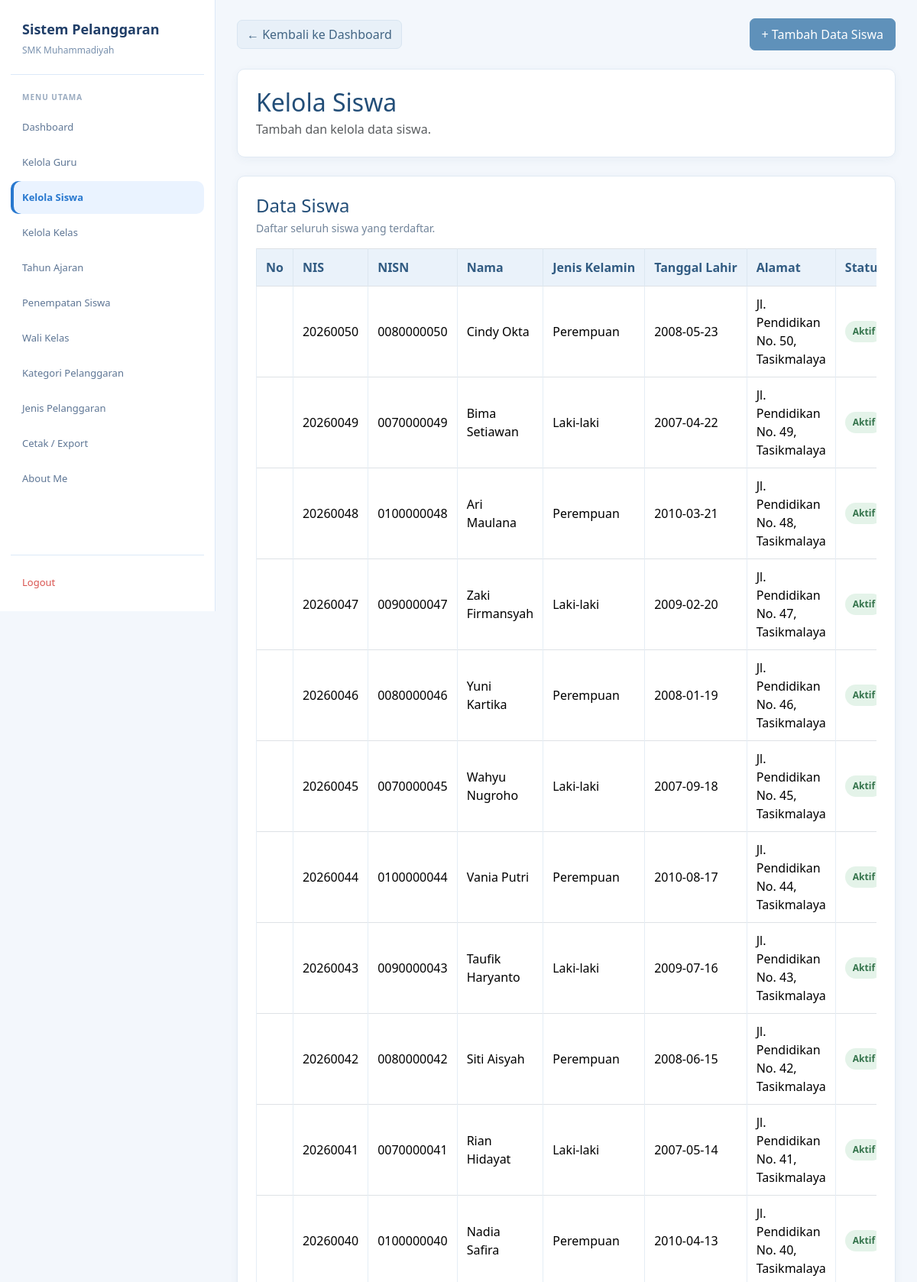
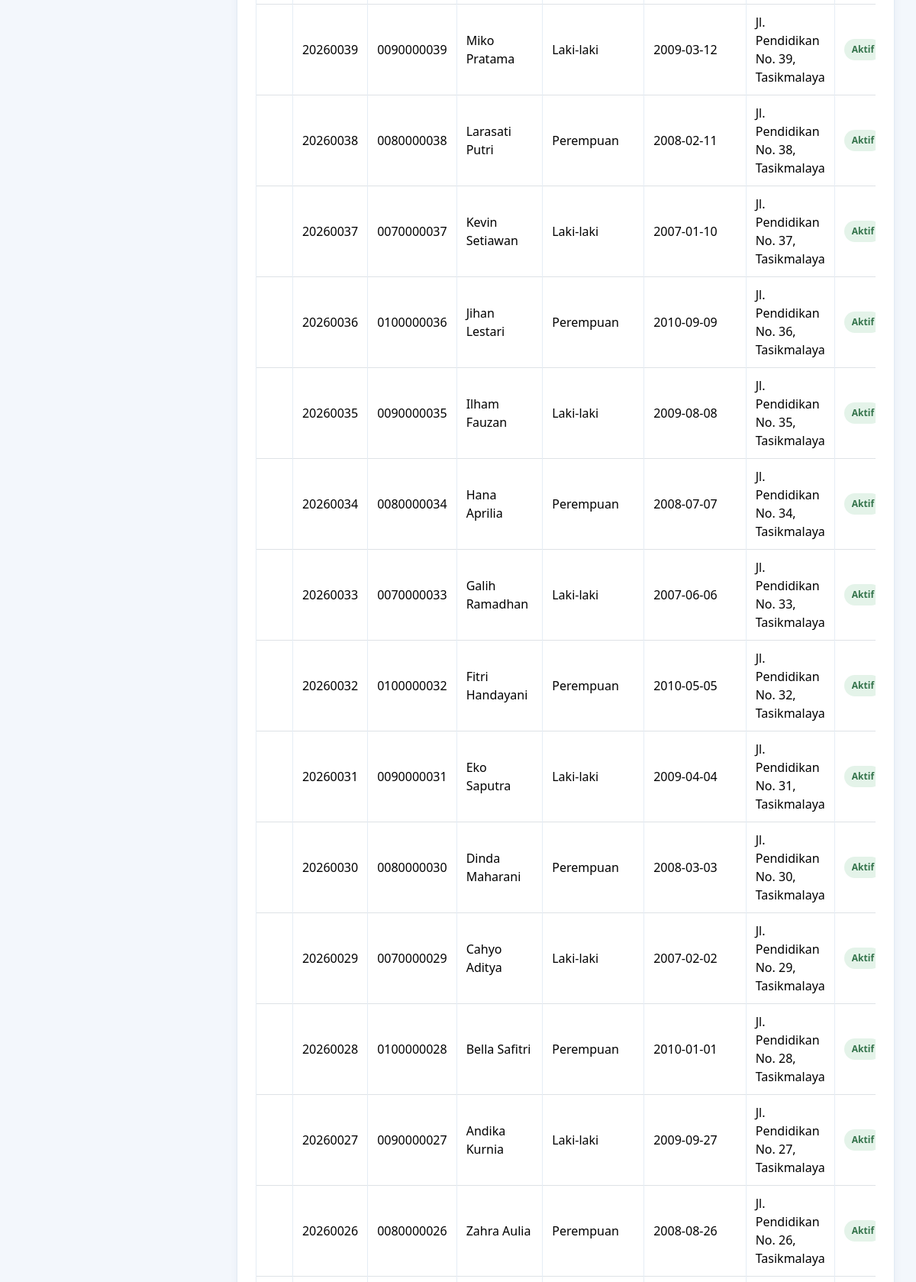
Screenshot of /admin/siswa.php (signed in, upper part) with the database file from the repository (2 pictures, top to bottom).
### tables this page shows
CREATE TABLE `t_siswa` (
  `id` int(11) NOT NULL,
  `nis` varchar(30) NOT NULL,
  `nisn` varchar(20) NOT NULL,
  `nama` varchar(150) NOT NULL,
  `jenis_kelamin` char(1) NOT NULL,
  `tanggal_lahir` date NOT NULL,
  `alamat` text NOT NULL,
  `status_aktif` tinyint(1) NOT NULL,
  `created_at` timestamp NULL DEFAULT current_timestamp(),
  `update_at` timestamp NULL DEFAULT current_timestamp()
);

### admin/siswa.php (the view, shortened to what this page needs)
<?php
include "../config/koneksi.php";
function e($value): string
{
    return htmlspecialchars((string)($value ?? ''), ENT_QUOTES, 'UTF-8');
}
$tampilkan_form = false;
$query = mysqli_query(
    $koneksi,
    "SELECT * FROM t_siswa ORDER BY id DESC"
);
?>
<!DOCTYPE html>
<html lang="id">
<head>
    <link
        href="https://cdn.jsdelivr.net/npm/bootstrap@5.3.8/dist/css/bootstrap.min.css"
        rel="stylesheet">
    <link
        href="https://cdn.datatables.net/2.3.4/css/dataTables.bootstrap5.min.css"
        rel="stylesheet">
</head>
<body>
<aside class="sidebar">
    <div class="brand">
        <div class="brand-title">Sistem Pelanggaran</div>
        <div class="brand-subtitle">SMK Muhammadiyah</div>
    </div>
    <div class="menu-title">Menu Utama</div>
    <nav class="menu">
        <a href="../dashboard.php" class="menu-link">Dashboard</a>
        <a href="guru.php" class="menu-link">Kelola Guru</a>
        <a href="siswa.php" class="menu-link active">Kelola Siswa</a>
        <a href="kelas.php" class="menu-link">Kelola Kelas</a>
        <a href="tahun_ajaran.php" class="menu-link">Tahun Ajaran</a>
        <a href="penempatan_siswa.php" class="menu-link">Penempatan Siswa</a>
        <a href="wali_kelas.php" class="menu-link">Wali Kelas</a>
        <a href="kategori_pelanggaran.php" class="menu-link">Kategori Pelanggaran</a>
        <a href="jenis_pelanggaran.php" class="menu-link">Jenis Pelanggaran</a>
        <a href="cetak_export.php" class="menu-link">Cetak / Export</a>
        <a href="../about.php" class="menu-link">About Me</a>
    </nav>
    <div class="logout">
        <a href="../logout.php" class="menu-link">Logout</a>
    </div>
</aside>
<main class="main">
    <div class="container py-4">
        <div class="d-flex flex-wrap justify-content-between align-items-center gap-2 mb-4">
            <a href="../dashboard.php" class="btn btn-secondary">
                &larr; Kembali ke Dashboard
            </a>
            <button
                type="button"
                class="btn btn-primary"
                id="btnToggleSiswa"
                aria-expanded="<?= $tampilkan_form ? 'true' : 'false'; ?>"
                aria-controls="formTambahSiswa">
                + Tambah Data Siswa
            </button>
        </div>
        <div class="card mb-4">
            <div class="card-body">
                <h2 class="judul mb-1">Kelola Siswa</h2>
                <p class="text-muted mb-0">
                    Tambah dan kelola data siswa.
                </p>
            </div>
        </div>
        <div class="card">
            <div class="card-body">
                <h4 class="mb-1">Data Siswa</h4>
                <p class="keterangan mb-3">
                    Daftar seluruh siswa yang terdaftar.
                </p>
                <div class="table-responsive">
                    <table
                        id="tabelSiswa"
                        class="table table-bordered table-hover align-middle w-100">
                        <thead>
                            <tr>
                                <th style="width: 60px;">No</th>
                                <th>NIS</th>
                                <th>NISN</th>
                                <th>Nama</th>
                                <th>Jenis Kelamin</th>
                                <th>Tanggal Lahir</th>
                                <th>Alamat</th>
                                <th>Status</th>
                            </tr>
                        </thead>
                        <tbody>
                        <?php if ($query && mysqli_num_rows($query) > 0): ?>
                            <?php while ($siswa = mysqli_fetch_assoc($query)): ?>
                                <tr>
                                    <td></td>
                                    <td><?= e($siswa['nis']); ?></td>
                                    <td><?= e($siswa['nisn']); ?></td>
                                    <td><?= e($siswa['nama']); ?></td>
                                    <td>
                                        <?php
                                        if ($siswa['jenis_kelamin'] === 'L') {
                                            echo 'Laki-laki';
                                        } elseif ($siswa['jenis_kelamin'] === 'P') {
                                            echo 'Perempuan';
                                        } else {
                                            echo '-';
                                        }
                                        ?>
                                    </td>
                                    <td><?= e($siswa['tanggal_lahir']); ?></td>
                                    <td><?= e($siswa['alamat']); ?></td>
                                    <td>
                                        <?php if ((int)$siswa['status_aktif'] === 1): ?>
                                            <span class="status-aktif">Aktif</span>
                                        <?php else: ?>
                                            <span class="status-nonaktif">Tidak Aktif</span>
                                        <?php endif; ?>
                                    </td>
                                </tr>
                            <?php endwhile; ?>
                        <?php endif; ?>
                        </tbody>
                    </table>
                </div>
            </div>
        </div>
    </div>
</main>
</body>
</html>

### admin/siswa.php (style rules this page uses)
:root { --blue: #2878cf; --blue-dark: #203e68; --blue-soft: #eaf3ff; --muted: #7890ad; --line: #dce9f8; }
* { box-sizing: border-box; }
body { margin: 0; background: #f3f7fc; color: #2f435a; font-family: "Segoe UI", Arial, sans-serif; }
a { text-decoration: none; }
.sidebar { position: fixed; left: 0; top: 0; width: 282px; height: 100vh; overflow-y: auto; background: #fff; border-right: 1px solid var(--line); padding: 25px 14px 16px; display: flex; flex-direction: column; z-index: 1000; }
.brand { padding: 0 15px 22px; border-bottom: 1px solid var(--line); margin-bottom: 22px; }
.brand-title { font-size: 18px; font-weight: 700; color: var(--blue-dark); margin-bottom: 5px; }
.brand-subtitle { font-size: 12px; color: var(--muted); }
.menu-title { font-size: 10px; font-weight: 700; color: #9aabc0; letter-spacing: 1px; text-transform: uppercase; margin: 0 15px 10px; }
.menu { display: flex; flex-direction: column; gap: 3px; }
.menu-link { min-height: 43px; display: flex; align-items: center; padding: 10px 15px; border-radius: 10px; color: #5e7695; font-size: 13px; transition: .2s ease; }
.menu-link.active { background: var(--blue-soft); color: var(--blue); font-weight: 600; box-shadow: inset 4px 0 0 var(--blue); }
.logout { margin-top: auto; padding-top: 14px; border-top: 1px solid var(--line); }
.logout .menu-link { color: #d9534f; }
.main { margin-left: 282px; min-height: 100vh; padding: 24px 28px 40px; }
.container { width: 100%; max-width: none !important; margin: 0 auto; padding: 0 !important; }
.judul, h4 { color: #234e78; }
.card { border: 1px solid #e1eaf4 !important; border-radius: 10px; box-shadow: 0 3px 12px rgba(35, 78, 120, .05) !important; }
.card-body { padding: 24px; }
.btn { border-radius: 7px; }
.btn-primary { --bs-btn-color: #fff; --bs-btn-bg: #5f91ba; --bs-btn-border-color: #5f91ba; --bs-btn-hover-color: #fff; --bs-btn-hover-bg: #4b7fa9; --bs-btn-hover-border-color: #4b7fa9; padding: 8px 15px; }
.btn-secondary { --bs-btn-bg: #e8f0f8; --bs-btn-border-color: #d8e5f1; --bs-btn-color: #426584; --bs-btn-hover-bg: #dceaf6; --bs-btn-hover-border-color: #cbddeb; --bs-btn-hover-color: #234e78; }
.table { color: #344b63; vertical-align: middle; margin-bottom: 0; }
.table thead th { background: #eaf2fa; color: #315b82; border-color: #dce7f1; font-weight: 600; padding: 12px; white-space: nowrap; }
.table tbody td { border-color: #e5edf5; padding: 11px 12px; }
.status-aktif, .status-nonaktif { display: inline-block; padding: 5px 10px; border-radius: 20px; font-size: 12px; font-weight: 600; white-space: nowrap; }
.status-aktif { background: #e4f3e9; color: #34734b; }
.keterangan { color: #71849a; font-size: 14px; }
.table-responsive { width: 100%; }

### rows the page displays
t_siswa: nis "20260050", nisn "0080000050", nama "Cindy Okta", jenis_kelamin "Perempuan", tanggal_lahir "2008-05-23", alamat "Jl. Pendidikan No. 50, Tasikmalaya", status_aktif "Aktif"
t_siswa: nis "20260049", nisn "0070000049", nama "Bima Setiawan", jenis_kelamin "Laki-laki", tanggal_lahir "2007-04-22", alamat "Jl. Pendidikan No. 49, Tasikmalaya", status_aktif "Aktif"
t_siswa: nis "20260048", nisn "0100000048", nama "Ari Maulana", jenis_kelamin "Perempuan", tanggal_lahir "2010-03-21", alamat "Jl. Pendidikan No. 48, Tasikmalaya", status_aktif "Aktif"
t_siswa: nis "20260047", nisn "0090000047", nama "Zaki Firmansyah", jenis_kelamin "Laki-laki", tanggal_lahir "2009-02-20", alamat "Jl. Pendidikan No. 47, Tasikmalaya", status_aktif "Aktif"
t_siswa: nis "20260046", nisn "0080000046", nama "Yuni Kartika", jenis_kelamin "Perempuan", tanggal_lahir "2008-01-19", alamat "Jl. Pendidikan No. 46, Tasikmalaya", status_aktif "Aktif"
t_siswa: nis "20260045", nisn "0070000045", nama "Wahyu Nugroho", jenis_kelamin "Laki-laki", tanggal_lahir "2007-09-18", alamat "Jl. Pendidikan No. 45, Tasikmalaya", status_aktif "Aktif"
t_siswa: nis "20260044", nisn "0100000044", nama "Vania Putri", jenis_kelamin "Perempuan", tanggal_lahir "2010-08-17", alamat "Jl. Pendidikan No. 44, Tasikmalaya", status_aktif "Aktif"
t_siswa: nis "20260043", nisn "0090000043", nama "Taufik Haryanto", jenis_kelamin "Laki-laki", tanggal_lahir "2009-07-16", alamat "Jl. Pendidikan No. 43, Tasikmalaya", status_aktif "Aktif"
t_siswa: nis "20260042", nisn "0080000042", nama "Siti Aisyah", jenis_kelamin "Perempuan", tanggal_lahir "2008-06-15", alamat "Jl. Pendidikan No. 42, Tasikmalaya", status_aktif "Aktif"
t_siswa: nis "20260041", nisn "0070000041", nama "Rian Hidayat", jenis_kelamin "Laki-laki", tanggal_lahir "2007-05-14", alamat "Jl. Pendidikan No. 41, Tasikmalaya", status_aktif "Aktif"
t_siswa: nis "20260040", nisn "0100000040", nama "Nadia Safira", jenis_kelamin "Perempuan", tanggal_lahir "2010-04-13", alamat "Jl. Pendidikan No. 40, Tasikmalaya", status_aktif "Aktif"
t_siswa: nis "20260039", nisn "0090000039", nama "Miko Pratama", jenis_kelamin "Laki-laki", tanggal_lahir "2009-03-12", alamat "Jl. Pendidikan No. 39, Tasikmalaya", status_aktif "Aktif"
t_siswa: nis "20260038", nisn "0080000038", nama "Larasati Putri", jenis_kelamin "Perempuan", tanggal_lahir "2008-02-11", alamat "Jl. Pendidikan No. 38, Tasikmalaya", status_aktif "Aktif"
t_siswa: nis "20260037", nisn "0070000037", nama "Kevin Setiawan", jenis_kelamin "Laki-laki", tanggal_lahir "2007-01-10", alamat "Jl. Pendidikan No. 37, Tasikmalaya", status_aktif "Aktif"
t_siswa: nis "20260036", nisn "0100000036", nama "Jihan Lestari", jenis_kelamin "Perempuan", tanggal_lahir "2010-09-09", alamat "Jl. Pendidikan No. 36, Tasikmalaya", status_aktif "Aktif"
t_siswa: nis "20260035", nisn "0090000035", nama "Ilham Fauzan", jenis_kelamin "Laki-laki", tanggal_lahir "2009-08-08", alamat "Jl. Pendidikan No. 35, Tasikmalaya", status_aktif "Aktif"
t_siswa: nis "20260034", nisn "0080000034", nama "Hana Aprilia", jenis_kelamin "Perempuan", tanggal_lahir "2008-07-07", alamat "Jl. Pendidikan No. 34, Tasikmalaya", status_aktif "Aktif"
t_siswa: nis "20260033", nisn "0070000033", nama "Galih Ramadhan", jenis_kelamin "Laki-laki", tanggal_lahir "2007-06-06", alamat "Jl. Pendidikan No. 33, Tasikmalaya", status_aktif "Aktif"
t_siswa: nis "20260032", nisn "0100000032", nama "Fitri Handayani", jenis_kelamin "Perempuan", tanggal_lahir "2010-05-05", alamat "Jl. Pendidikan No. 32, Tasikmalaya", status_aktif "Aktif"
t_siswa: nis "20260031", nisn "0090000031", nama "Eko Saputra", jenis_kelamin "Laki-laki", tanggal_lahir "2009-04-04", alamat "Jl. Pendidikan No. 31, Tasikmalaya", status_aktif "Aktif"
t_siswa: nis "20260030", nisn "0080000030", nama "Dinda Maharani", jenis_kelamin "Perempuan", tanggal_lahir "2008-03-03", alamat "Jl. Pendidikan No. 30, Tasikmalaya", status_aktif "Aktif"
t_siswa: nis "20260029", nisn "0070000029", nama "Cahyo Aditya", jenis_kelamin "Laki-laki", tanggal_lahir "2007-02-02", alamat "Jl. Pendidikan No. 29, Tasikmalaya", status_aktif "Aktif"
t_siswa: nis "20260028", nisn "0100000028", nama "Bella Safitri", jenis_kelamin "Perempuan", tanggal_lahir "2010-01-01", alamat "Jl. Pendidikan No. 28, Tasikmalaya", status_aktif "Aktif"
t_siswa: nis "20260027", nisn "0090000027", nama "Andika Kurnia", jenis_kelamin "Laki-laki", tanggal_lahir "2009-09-27", alamat "Jl. Pendidikan No. 27, Tasikmalaya", status_aktif "Aktif"
t_siswa: nis "20260026", nisn "0080000026", nama "Zahra Aulia", jenis_kelamin "Perempuan", tanggal_lahir "2008-08-26", alamat "Jl. Pendidikan No. 26, Tasikmalaya", status_aktif "Aktif"
